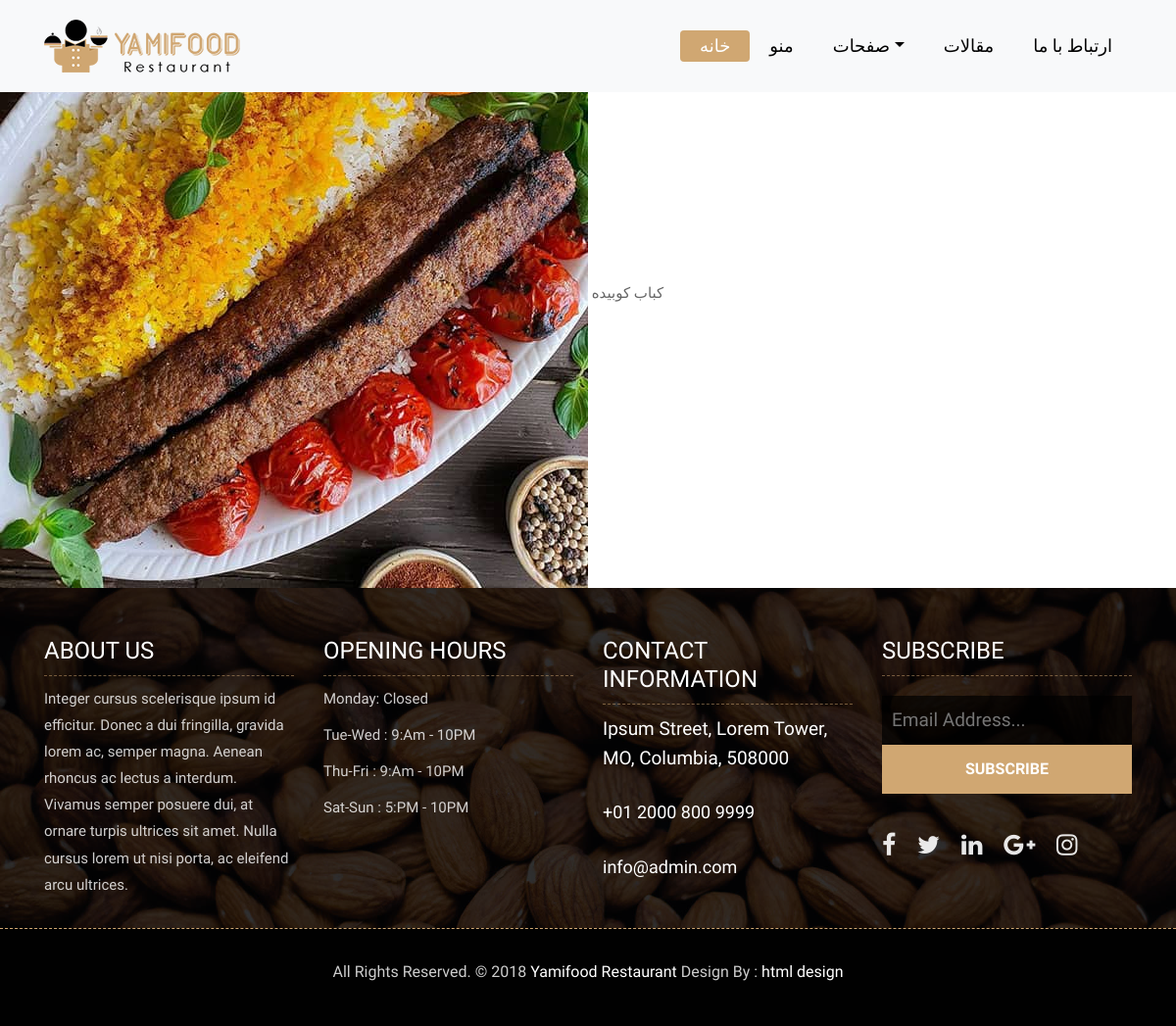
Screenshot of /3/ with the database file from the repository.
### food/models.py (models this page shows, shortened)
class foods(models.Model):
    FOODS_TYPE = [
        ("Breakfast", "صبحانه"),
        ("drinks", "نوشیدنی"),
        ("dinner", "شام"),
        ("lunch", "ناهار")
    ]
    name = models.CharField(max_length = 100)
    description = models.CharField(_("توضیحات"),max_length = 100)
    rate = models.IntegerField(_("امتیاز"), default = 0)
    price = models.IntegerField()
    time = models.IntegerField(_("زمان لازم"))
    pub_date = models.DateField(_("زمان انتشار"),auto_now_add = True)
    photo = models.ImageField(upload_to = 'food/')
    type_food = models.CharField(_("نوع غذا"),max_length = 10, choices=FOODS_TYPE,default ="drinks" )

### food/views.py (the view)
# urls.py: path("<int:id>/", views.food_detail, name = "detail")
def food_detail(request,id):
    food = foods.objects.get(id=id)
    context = {
        "food" : food
    }
    return render(request,'food/detail.html', context)

### food/templates/food/detail.html
{% extends 'base.html' %} {% block content %}
<img src="{{food.photo.url}}" />
{{food.name}} {% endblock content %}

### static/css/style.css (style rules this page uses)
body { color: #666666; font-size: 15px; font-family: 'Athiti', sans-serif; line-height: 1.80857; }

### rows the page displays
foods: photo (picture), name "کباب کوبیده"
